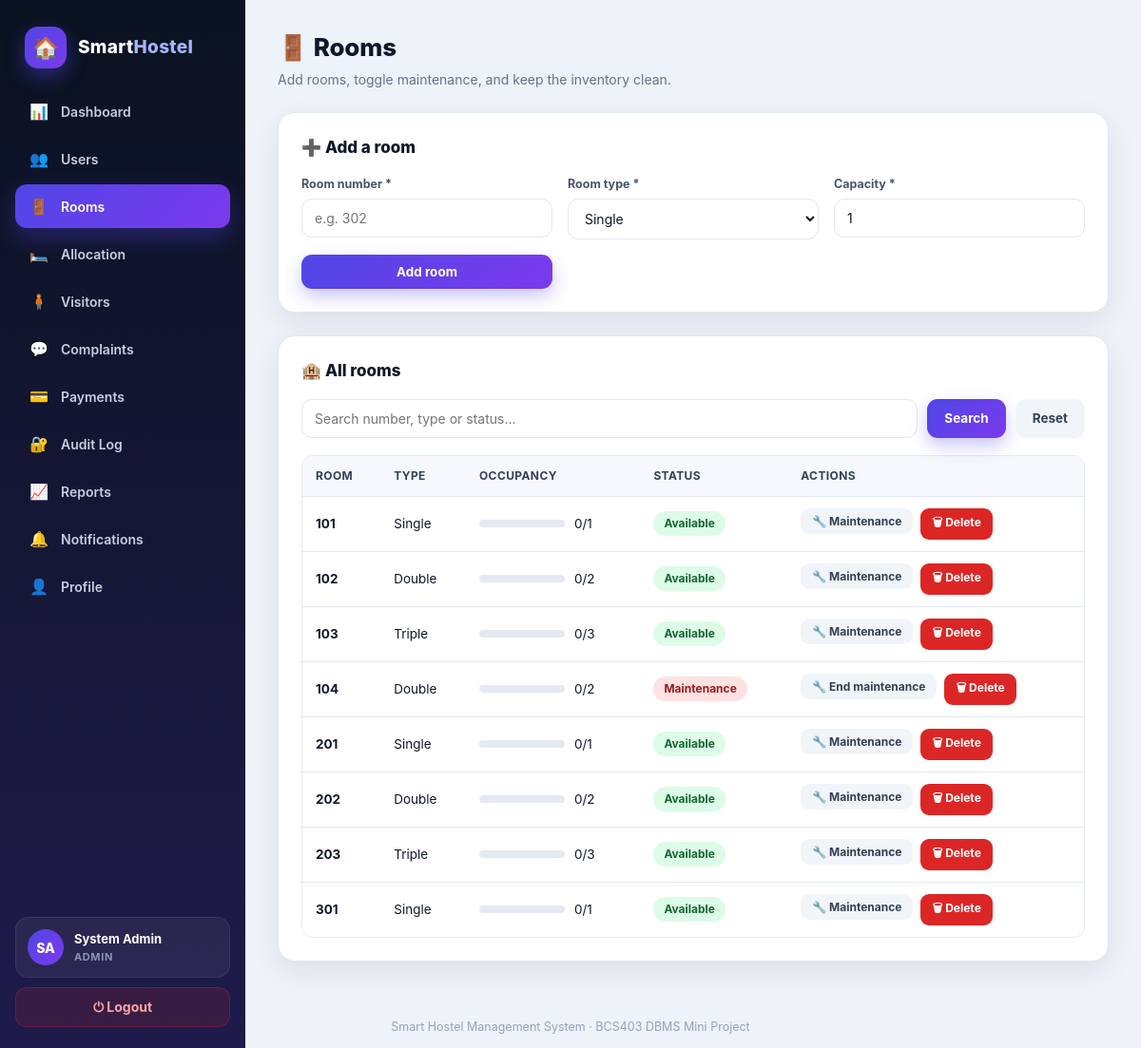
/admin/rooms.php (signed in), run on the app's committed database.
### tables this page shows
CREATE TABLE IF NOT EXISTS rooms (
    id           INT AUTO_INCREMENT PRIMARY KEY,
    room_number  VARCHAR(20)  NOT NULL UNIQUE,
    room_type    VARCHAR(50)  NOT NULL,
    capacity     INT          NOT NULL DEFAULT 1,
    occupied     INT          NOT NULL DEFAULT 0,
    status       ENUM('Available','Full','Maintenance') NOT NULL DEFAULT 'Available',
    created_at   TIMESTAMP DEFAULT CURRENT_TIMESTAMP
);

### includes/config.php (called while the page is built, shortened)
<?php
function safe($val) {
    return htmlspecialchars((string)$val, ENT_QUOTES, 'UTF-8');
}

### admin/rooms.php (the view, shortened to what this page needs)
<?php
require_once __DIR__ . '/../includes/config.php';
require_once __DIR__ . '/../includes/audit.php';
$search = trim($_GET['search'] ?? '');
if ($search !== '') {
    $like = "%$search%";
    $stmt = $conn->prepare('SELECT * FROM rooms WHERE room_number LIKE ? OR room_type LIKE ? OR status LIKE ? ORDER BY room_number');
    $stmt->bind_param('sss', $like, $like, $like);
} else {
    $stmt = $conn->prepare('SELECT * FROM rooms ORDER BY room_number');
}
$stmt->execute();
$rooms = $stmt->get_result();
require_once __DIR__ . '/../includes/header.php';
?>
<div class="layout">
<?php require_once __DIR__ . '/../includes/sidebar.php'; ?>
<main class="main">
    <div class="page-head">
        <h1>🚪 Rooms</h1>
        <p>Add rooms, toggle maintenance, and keep the inventory clean.</p>
    </div>
    <div class="card">
        <h2>➕ Add a room</h2>
        <form method="POST" class="form-grid">
            <div class="field"><label>Room number *</label><input class="input" name="room_number" placeholder="e.g. 302" required></div>
            <div class="field"><label>Room type *</label>
                <select class="input" name="room_type" required>
                    <option value="Single">Single</option>
                </select>
            </div>
            <div class="field"><label>Capacity *</label><input class="input" type="number" name="capacity" min="1" max="10" value="1" required></div>
            <div class="field" style="justify-content:flex-end"><button class="btn btn-primary" type="submit">Add room</button></div>
        </form>
    </div>
    <div class="card">
        <h2>🏨 All rooms</h2>
        <form method="GET" class="search-bar">
            <input class="input" type="text" name="search" placeholder="Search number, type or status…" value="<?php echo safe($search); ?>">
            <button class="btn btn-primary" type="submit">Search</button>
            <a class="btn btn-ghost" href="rooms.php">Reset</a>
        </form>
        <div class="table-wrap">
            <table>
                <thead><tr><th>Room</th><th>Type</th><th>Occupancy</th><th>Status</th><th>Actions</th></tr></thead>
                <tbody>
                <?php if ($rooms->num_rows): while ($r = $rooms->fetch_assoc()):
                    $pct = $r['capacity'] > 0 ? round($r['occupied'] * 100 / $r['capacity']) : 0;
                    $bc = $r['status'] === 'Available' ? 'badge-green' : ($r['status'] === 'Full' ? 'badge-yellow' : 'badge-red');
                ?>
                    <tr>
                        <td><strong><?php echo safe($r['room_number']); ?></strong></td>
                        <td><?php echo safe($r['room_type']); ?></td>
                        <td>
                            <div style="display:flex;align-items:center;gap:10px">
                                <div class="progress"><span style="width:<?php echo $pct; ?>%"></span></div>
                                <span><?php echo (int)$r['occupied']; ?>/<?php echo (int)$r['capacity']; ?></span>
                            </div>
                        </td>
                        <td><span class="badge <?php echo $bc; ?>"><?php echo safe($r['status']); ?></span></td>
                        <td>
                            <div style="display:flex;gap:8px;flex-wrap:wrap">
                                <form method="POST" style="margin:0">
                                    <button class="btn btn-ghost btn-sm" type="submit"><?php echo $r['status'] === 'Maintenance' ? '🔧 End maintenance' : '🔧 Maintenance'; ?></button>
                                </form>
                                <form method="POST" style="margin:0" data-confirm="Delete room <?php echo safe($r['room_number']); ?>?">
                                    <button class="btn btn-red btn-sm" type="submit">🗑 Delete</button>
                                </form>
                            </div>
                        </td>
                    </tr>
                <?php endwhile; else: ?>
                    <tr><td colspan="5" class="empty-row">No rooms found.</td></tr>
                <?php endif; ?>
                </tbody>
            </table>
        </div>
    </div>
</main>
</div>
<?php require_once __DIR__ . '/../includes/footer.php'; ?>

### assets/css/style.css (style rules this page uses)
:root { --bg: #eef2f9; --surface: #ffffff; --ink: #0f172a; --muted: #64748b; --line: #e2e8f0; --accent: #4f46e5; --accent-2: #7c3aed; --accent-soft: #eef0ff; --success: #16a34a; --success-soft: #dcfce7; --danger: #dc2626; --danger-soft: #fee2e2; --warning: #b45309; --warning-soft: #fef3c7; --info: #1d4ed8; --info-soft: #dbeafe; --sidebar-1: #0b1220; --sidebar-2: #1e1b4b; --radius: 18px; --shadow: 0 10px 30px rgba(15, 23, 42, .08); --shadow-lg: 0 24px 60px rgba(15, 23, 42, .14); }
* { margin: 0; padding: 0; box-sizing: border-box; }
body { font-family: "Inter", "Segoe UI", system-ui, -apple-system, Arial, sans-serif; background: var(--bg); color: var(--ink); line-height: 1.5; }
a { color: var(--accent); }
.layout { display: flex; min-height: 100vh; }
.main { margin-left: 258px; flex: 1; padding: 30px 34px 10px; min-width: 0; }
.page-head { margin-bottom: 24px; }
.page-head h1 { font-size: 26px; font-weight: 800; letter-spacing: -.2px; }
.page-head p { color: var(--muted); margin-top: 4px; font-size: 14px; }
.card { background: var(--surface); border-radius: var(--radius); box-shadow: var(--shadow); border: 1px solid var(--line); padding: 24px; margin-bottom: 24px; }
.card > h2 { font-size: 17px; font-weight: 800; margin-bottom: 16px; display: flex; align-items: center; gap: 9px; }
.table-wrap { overflow-x: auto; border-radius: 12px; border: 1px solid var(--line); }
table { width: 100%; border-collapse: collapse; font-size: 13.5px; background: var(--surface); }
thead th { text-align: left; background: #f6f8fd; color: #334155; font-weight: 700; font-size: 12px; text-transform: uppercase; letter-spacing: .4px; padding: 12px 14px; white-space: nowrap; }
tbody td { padding: 12px 14px; border-top: 1px solid var(--line); vertical-align: middle; }
.badge { display: inline-flex; align-items: center; gap: 5px; padding: 4px 11px; border-radius: 999px; font-size: 12px; font-weight: 700; white-space: nowrap; }
.badge-green { background: var(--success-soft); color: #166534; }
.badge-red { background: var(--danger-soft); color: #991b1b; }
.btn { display: inline-flex; align-items: center; justify-content: center; gap: 7px; border: none; cursor: pointer; text-decoration: none; padding: 10px 18px; border-radius: 11px; font-weight: 700; font-size: 13.5px; font-family: inherit; transition: transform .15s, box-shadow .15s, background .15s; }
.btn-primary { background: linear-gradient(135deg, var(--accent), var(--accent-2)); color: #fff; box-shadow: 0 8px 18px rgba(79, 70, 229, .30); }
.btn-red { background: var(--danger); color: #fff; }
.btn-ghost { background: #f1f5f9; color: #334155; }
.btn-sm { padding: 6px 12px; font-size: 12px; border-radius: 9px; }
.form-grid { display: grid; grid-template-columns: repeat(auto-fit, minmax(220px, 1fr)); gap: 16px; }
.field { display: flex; flex-direction: column; gap: 6px; }
.field label { font-size: 12.5px; font-weight: 700; color: #475569; }
.input, select.input, textarea.input { border: 1.5px solid var(--line); border-radius: 11px; padding: 11px 13px; font-size: 14px; font-family: inherit; background: #fff; color: var(--ink); width: 100%; outline: none; transition: border-color .15s, box-shadow .15s; }
.search-bar { display: flex; gap: 10px; margin-bottom: 18px; flex-wrap: wrap; }
.search-bar .input { flex: 1; min-width: 200px; }
.progress { height: 8px; border-radius: 999px; background: #e5e9f2; overflow: hidden; min-width: 90px; }

### data on the page
rooms: room_number "101", room_type "Single", occupied "0", capacity "1", status "Available", shows "🔧 Maintenance"
rooms: room_number "102", room_type "Double", occupied "0", capacity "2", status "Available", shows "🔧 Maintenance"
rooms: room_number "103", room_type "Triple", occupied "0", capacity "3", status "Available", shows "🔧 Maintenance"
rooms: room_number "104", room_type "Double", occupied "0", capacity "2", status "Maintenance", shows "🔧 End maintenance"
rooms: room_number "201", room_type "Single", occupied "0", capacity "1", status "Available", shows "🔧 Maintenance"
rooms: room_number "202", room_type "Double", occupied "0", capacity "2", status "Available", shows "🔧 Maintenance"
rooms: room_number "203", room_type "Triple", occupied "0", capacity "3", status "Available", shows "🔧 Maintenance"
rooms: room_number "301", room_type "Single", occupied "0", capacity "1", status "Available", shows "🔧 Maintenance"

### other printed values
safe($navInitials) "SA"
safe($navName) "System Admin"
safe(ucfirst($navRole)) "ADMIN"
